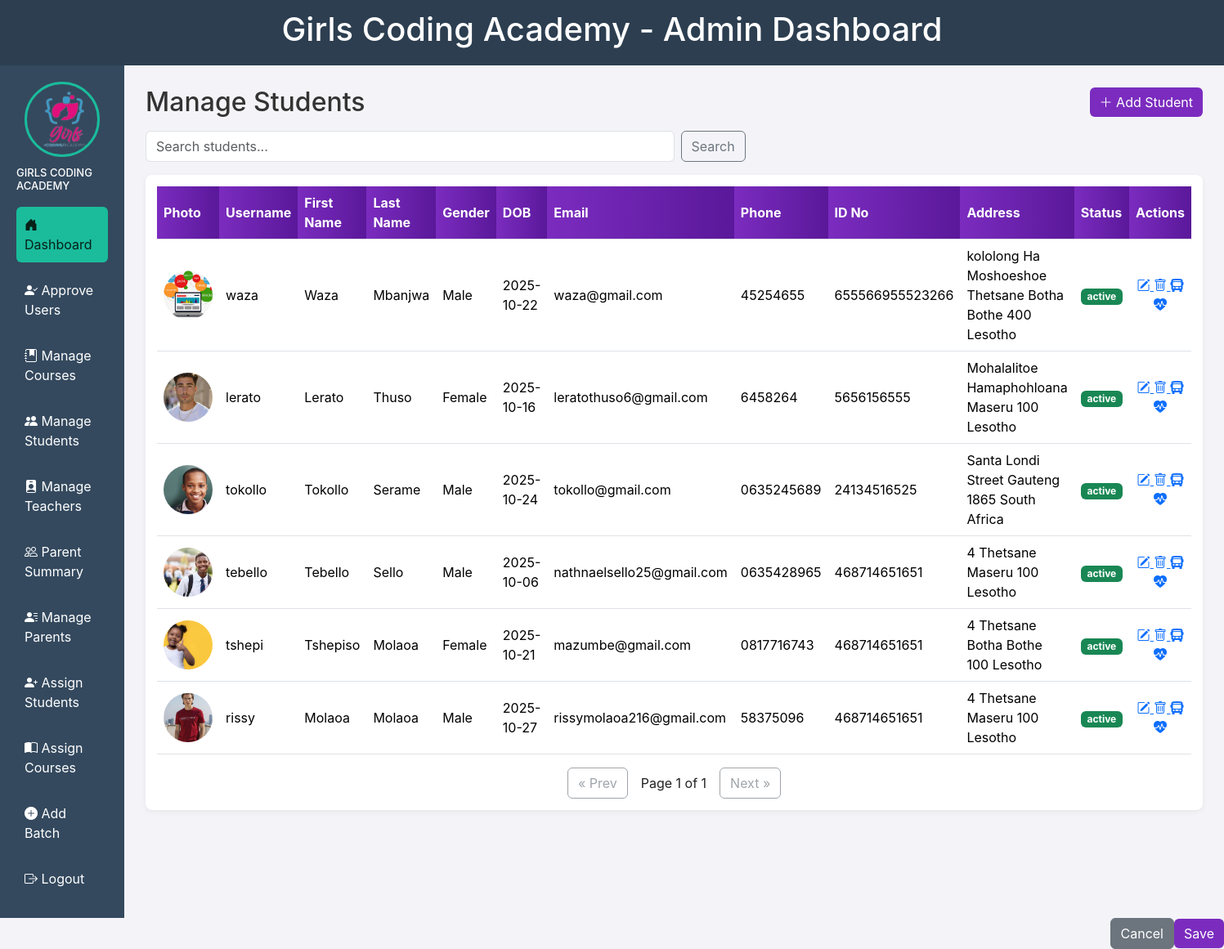
/student_tuesday.php (signed in), run on an earlier commit of the app's database.
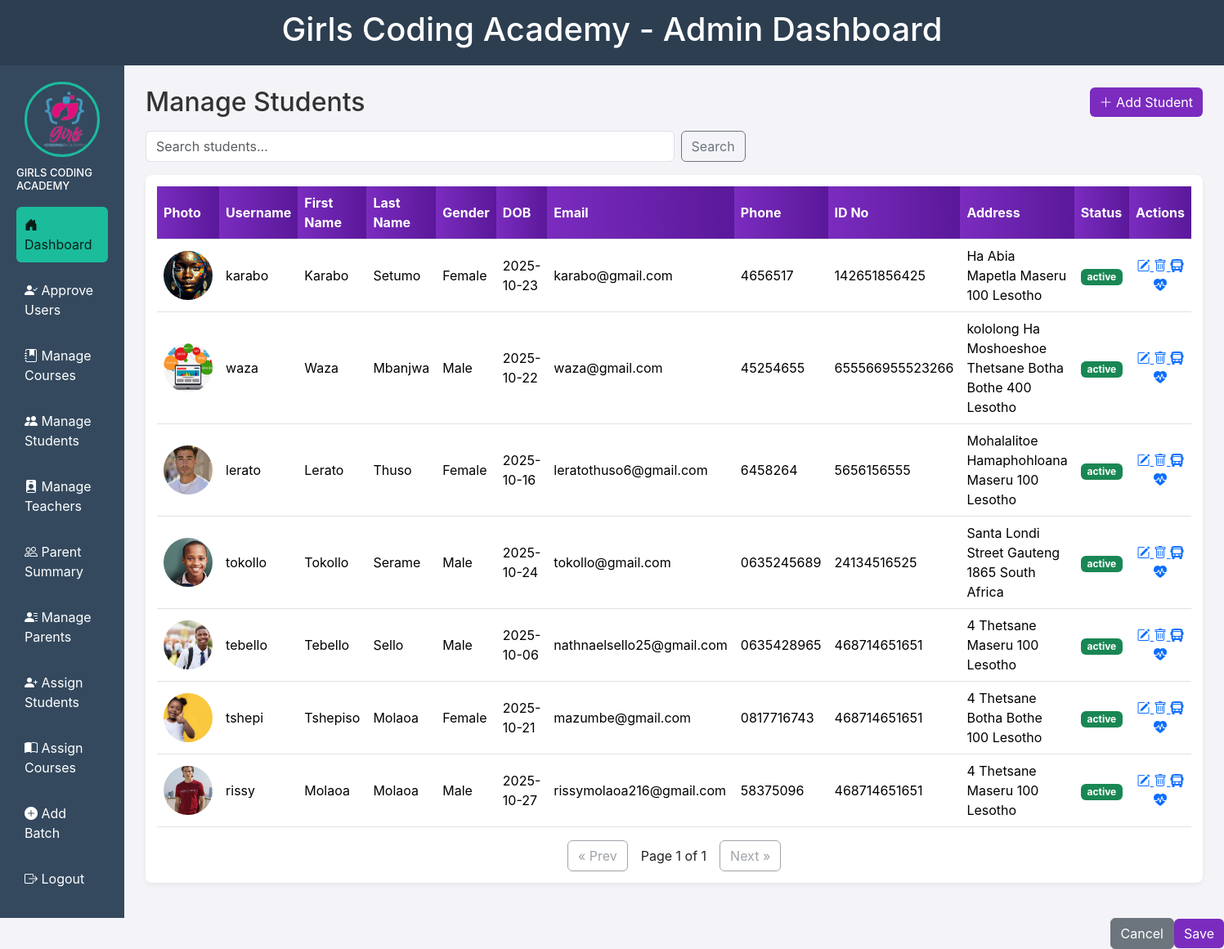
And on a later commit of the database.
### tables this page shows
CREATE TABLE `users` (
  `user_id` int(11) NOT NULL AUTO_INCREMENT,
  `firstName` varchar(100) DEFAULT NULL,
  `lastName` varchar(100) DEFAULT NULL,
  `email` varchar(100) DEFAULT NULL,
  `password` varchar(255) DEFAULT NULL,
  `username` varchar(50) DEFAULT NULL,
  `role` varchar(20) DEFAULT NULL,
  `gender` varchar(10) DEFAULT NULL,
  `dob` date DEFAULT NULL,
  `IDNumber` varchar(20) DEFAULT NULL,
  `phone` varchar(20) DEFAULT NULL,
  `document` varchar(255) DEFAULT NULL,
  `status` varchar(20) DEFAULT NULL,
  `address_id` int(11) DEFAULT NULL,
  `created_at` datetime DEFAULT NULL,
  `updated_at` datetime DEFAULT NULL,
  PRIMARY KEY (`user_id`),
  UNIQUE KEY `email` (`email`),
  UNIQUE KEY `username` (`username`),
  KEY `address_id` (`address_id`),
  CONSTRAINT `users_ibfk_1` FOREIGN KEY (`address_id`) REFERENCES `addresses` (`address_id`)
);

CREATE TABLE `students` (
  `student_id` int(11) NOT NULL AUTO_INCREMENT,
  `student_number` varchar(50) DEFAULT NULL,
  `user_id` int(11) NOT NULL,
  `photo` varchar(255) DEFAULT NULL,
  PRIMARY KEY (`student_id`),
  UNIQUE KEY `student_number` (`student_number`),
  KEY `user_id` (`user_id`),
  CONSTRAINT `students_ibfk_1` FOREIGN KEY (`user_id`) REFERENCES `users` (`user_id`) ON DELETE CASCADE
);

CREATE TABLE `addresses` (
  `address_id` int(11) NOT NULL AUTO_INCREMENT,
  `address1` varchar(255) DEFAULT NULL,
  `streetName` varchar(255) DEFAULT NULL,
  `postalCode` varchar(20) DEFAULT NULL,
  `district` varchar(100) DEFAULT NULL,
  `country` varchar(100) DEFAULT NULL,
  `created_at` datetime DEFAULT NULL,
  `updated_at` datetime DEFAULT NULL,
  PRIMARY KEY (`address_id`)
);

### student_tuesday.php (the view, shortened to what this page needs)
<?php
include("db.php");
$limit = 10;
$page = isset($_GET['page']) ? max(1,intval($_GET['page'])) : 1;
$offset = ($page-1) * $limit;
$search = isset($_GET['search']) ? trim($_GET['search']) : '';
if ($search) {
    $like = "%$search%";
    $stmt = $conn->prepare("
        SELECT u.*, s.student_id, s.photo, a.address1, a.streetName, a.postalCode, a.district, a.country
        FROM users u
        JOIN students s ON s.user_id = u.user_id
        LEFT JOIN addresses a ON u.address_id = a.address_id
        WHERE u.role='student' AND (u.username LIKE ? OR u.firstName LIKE ? OR u.lastName LIKE ?)
        ORDER BY u.created_at DESC
        LIMIT ? OFFSET ?
    ");
    $stmt->bind_param("sssii",$like,$like,$like,$limit,$offset);
    $stmt->execute();
    $students = $stmt->get_result();
    $stmt->close();
    $stmt = $conn->prepare("SELECT COUNT(*) AS total FROM users WHERE role='student' AND (username LIKE ? OR firstName LIKE ? OR lastName LIKE ?)");
    $stmt->bind_param("sss",$like,$like,$like);
    $stmt->execute();
    $total_row = $stmt->get_result()->fetch_assoc();
    $stmt->close();
} else {
    $students_q = "
        SELECT u.*, s.student_id, s.photo, a.address1, a.streetName, a.postalCode, a.district, a.country
        FROM users u
        JOIN students s ON s.user_id = u.user_id
        LEFT JOIN addresses a ON u.address_id = a.address_id
        WHERE u.role = 'student'
        ORDER BY u.created_at DESC
        LIMIT $limit OFFSET $offset
    ";
    $students = $conn->query($students_q);
    $total_result = $conn->query("SELECT COUNT(*) AS total FROM users WHERE role='student'");
    $total_row = $total_result->fetch_assoc();
}
$total_pages = ceil($total_row['total'] / $limit);
?>
<!DOCTYPE html>
<html lang="en">
<head>
<link href="https://cdn.jsdelivr.net/npm/bootstrap@5.3.2/dist/css/bootstrap.min.css" rel="stylesheet" />
<link href="https://cdn.jsdelivr.net/npm/bootstrap-icons@1.11.3/font/bootstrap-icons.css" rel="stylesheet" />
</head>
<body>
<header>
  <h1>Girls Coding Academy - Admin Dashboard</h1>
</header>
<div class="layout">
  <aside class="sidebar">
    <img src="admin.png" alt="Admin" />
    <h3>GIRLS CODING ACADEMY</h3>
    <nav class="nav">
      <a href="admin_dashboard.php" class="active"><i class="bi bi-house-door-fill"></i> Dashboard</a>
      <a href="approve_users.php"><i class="bi bi-person-check-fill"></i> Approve Users</a>
      <a href="manage_courses.php"><i class="bi bi-journal-bookmark-fill"></i> Manage Courses</a>
      <a href="manage_students.php"><i class="bi bi-people-fill"></i> Manage Students</a>
      <a href="manage_teachers.php"><i class="bi bi-person-badge-fill"></i> Manage Teachers</a>
      <a href="parents_summary.php"><i class="bi bi-people"></i> Parent Summary</a>
      <a href="manage_parents.php"><i class="bi bi-person-lines-fill"></i> Manage Parents</a>
      <a href="assign_parent_student.php"><i class="bi bi-person-plus-fill"></i> Assign Students</a>
      <a href="course_assignment.php"><i class="bi bi-book-half"></i> Assign Courses</a>
      <a href="add_batch.php"><i class="bi bi-plus-circle-fill"></i> Add Batch</a>
      <a href="logout.php"><i class="bi bi-box-arrow-right"></i> Logout</a>
    </nav>
  </aside>
  <main class="main">
    <div class="top-row">
      <h2 style="margin:0;color:#333">Manage Students</h2>
      <div>
        <button class="btn btn-primary" onclick="openModal();"><i class="bi bi-plus-lg"></i> Add Student</button>
      </div>
    </div>
    <form method="get" class="mb-3 d-flex gap-2">
      <input type="text" name="search" placeholder="Search students..." value="<?= htmlspecialchars($search) ?>" class="form-control w-50" />
      <button type="submit" class="btn btn-outline-secondary">Search</button>
    </form>
    <div class="table-card">
      <table class="table table-hover align-middle">
        <thead>
          <tr>
            <th>Photo</th><th>Username</th><th>First Name</th><th>Last Name</th><th>Gender</th><th>DOB</th><th>Email</th><th>Phone</th><th>ID No</th><th>Address</th><th>Status</th><th class="text-center">Actions</th>
          </tr>
        </thead>
        <tbody>
<?php while ($s = $students->fetch_assoc()):
    $json = json_encode($s, JSON_HEX_TAG|JSON_HEX_AMP|JSON_HEX_APOS|JSON_HEX_QUOT);
?>
          <tr>
            <td style="text-align:center; width: 100px;">
              <?php if (!empty($s['photo']) && file_exists($s['photo'])): ?>
                <img src="<?= htmlspecialchars($s['photo']) ?>" alt="Photo" style="width:60px;height:60px;object-fit:cover;border-radius:50%;" />
              <?php else: ?>
                <div class="placeholder-photo">No Photo</div>
              <?php endif; ?>
            </td>
            <td><?= htmlspecialchars($s['username']) ?></td>
            <td><?= htmlspecialchars($s['firstName']) ?></td>
            <td><?= htmlspecialchars($s['lastName']) ?></td>
            <td><?= htmlspecialchars($s['gender']) ?></td>
            <td><?= htmlspecialchars($s['dob']) ?></td>
            <td><?= htmlspecialchars($s['email']) ?></td>
            <td><?= htmlspecialchars($s['phone']) ?></td>
            <td><?= htmlspecialchars($s['IDNumber']) ?></td>
            <td><?= htmlspecialchars(trim(($s['address1']??'').' '.($s['streetName']??'').' '.($s['district']??'').' '.($s['postalCode']??'').' '.($s['country']??''))) ?></td>
            <td><span class="badge <?= $s['status']=='active' ? 'bg-success' : 'bg-secondary' ?>"><?= htmlspecialchars($s['status']) ?></span></td>
            <td class="text-center">
              <a href="#" class="action-icons" title="Edit" onclick='editStudent(<?= $json ?>); return false;'>
                <i class="bi bi-pencil-square"></i>
              </a>
              <a href="?delete=<?= intval($s['user_id']) ?>" class="action-icons" title="Delete" onclick="return confirm('Delete this student?')">
                <i class="bi bi-trash"></i>
              </a>
              <a href="#" class="action-icons" title="Transport" onclick="openTransportModal(<?= intval($s['student_id']) ?>); return false;">
                <i class="bi bi-bus-front-fill"></i>
              </a>
              <a href="#" class="action-icons" title="Medical" onclick="openMedicalModal(<?= intval($s['student_id']) ?>); return false;">
                <i class="bi bi-heart-pulse-fill"></i>
              </a>
            </td>
          </tr>
<?php endwhile; ?>
        </tbody>
      </table>
      <div class="pagination d-flex justify-content-center gap-3 mt-3">
<?php
$qs = $search ? "&search=".urlencode($search) : "";
if ($page > 1):
?>
        <a class="btn btn-outline-secondary" href="?page=<?= $page - 1 . $qs ?>">&laquo; Prev</a>
<?php else: ?>
        <span class="btn btn-outline-secondary disabled">&laquo; Prev</span>
<?php endif; ?>
        <span class="align-self-center">Page <?= $page ?> of <?= $total_pages ?></span>
<?php if ($page < $total_pages): ?>
        <a class="btn btn-outline-secondary" href="?page=<?= $page + 1 . $qs ?>">Next &raquo;</a>
<?php else: ?>
        <span class="btn btn-outline-secondary disabled">Next &raquo;</span>
<?php endif; ?>
      </div>
    </div>
  </main>
</div>
        <div class="modal-footer">
          <button type="button" class="btn btn-secondary" data-bs-dismiss="modal">Cancel</button>
          <button type="submit" class="btn btn-primary">Save</button>
        </div>
</body>
</html>

### student_tuesday.php (style rules this page uses)
:root { --primary:#7b2cbf; --accent:#5a189a; --muted:#f4f4f8; --card:#ffffff; --text:#222; }
* { box-sizing:border-box }
body { font-family:Inter,Arial,Helvetica,sans-serif;margin:0;background:var(--muted);color:var(--text) }
header { background: #2c3e50; color: white; padding: 12px; text-align: center; }
.layout { display:flex;min-height:calc(100vh - 56px) }
.sidebar { width:220px;background:#34495e;padding:20px;display:flex;flex-direction:column;align-items:center;color:#fff }
.sidebar img { width:92px;height:92px;border-radius:50%;object-fit:cover;border:3px solid #1abc9c;margin-bottom:12px }
.sidebar h3 { font-size:13px;margin:0 0 12px }
.nav a { width:100%;display:block;color:#fff;text-decoration:none;padding:10px;border-radius:6px;margin:6px 0;text-align:left }
.nav a.active, .nav a:hover { background:#1abc9c;color:#062018 }
.main { flex:1;padding:26px }
.top-row { display:flex;justify-content:space-between;align-items:center;gap:12px;margin-bottom:16px }
.btn-primary { background:var(--primary);border:0 }
.table-card { background:var(--card);padding:14px;border-radius:8px;box-shadow:0 2px 6px rgba(0,0,0,0.06) }
.table thead th { background:linear-gradient(90deg,var(--primary),var(--accent));color:#fff }
.table td, .table th { vertical-align:middle }

What changed in the data, as far as the page shows it:
added users: students.photo (picture), username "karabo", firstName "Karabo", lastName "Setumo", gender "Female", dob "2025-10-23", email "karabo@gmail.com", phone "4656517", IDNumber "142651856425", address.country "Ha Abia Mapetla Maseru 100 Lesotho", status "active"
